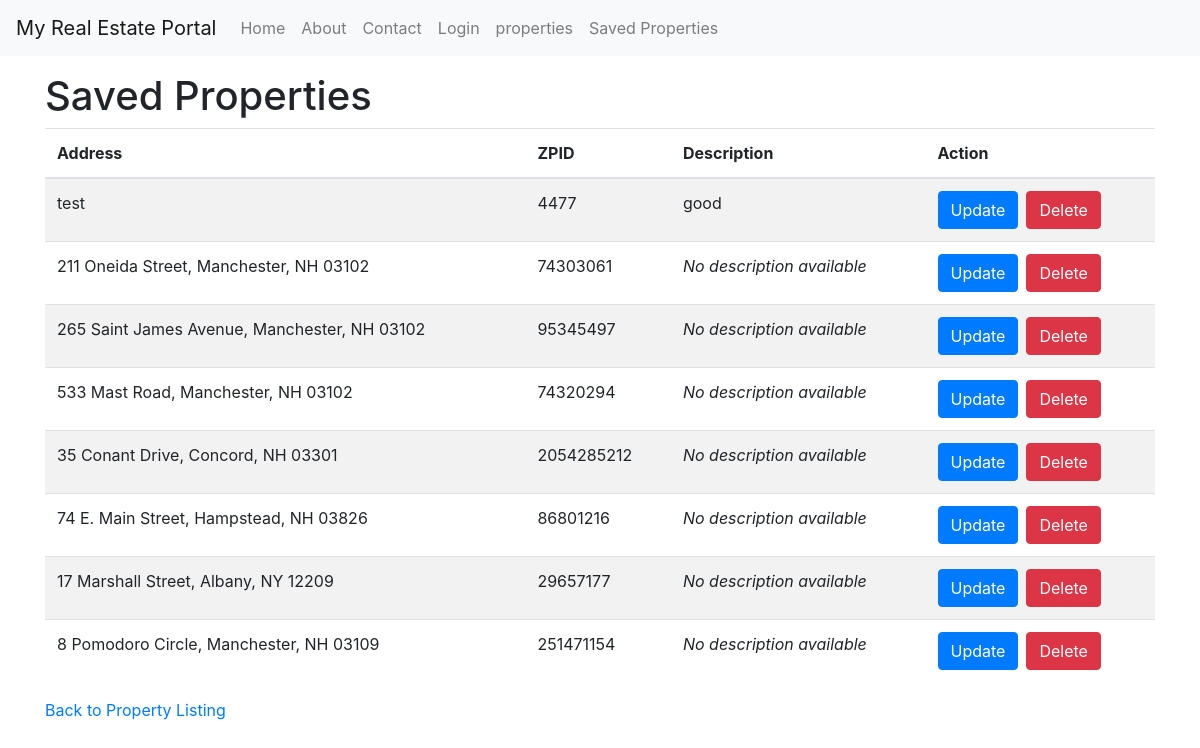
The page /saved-properties/ on the database as committed earlier.
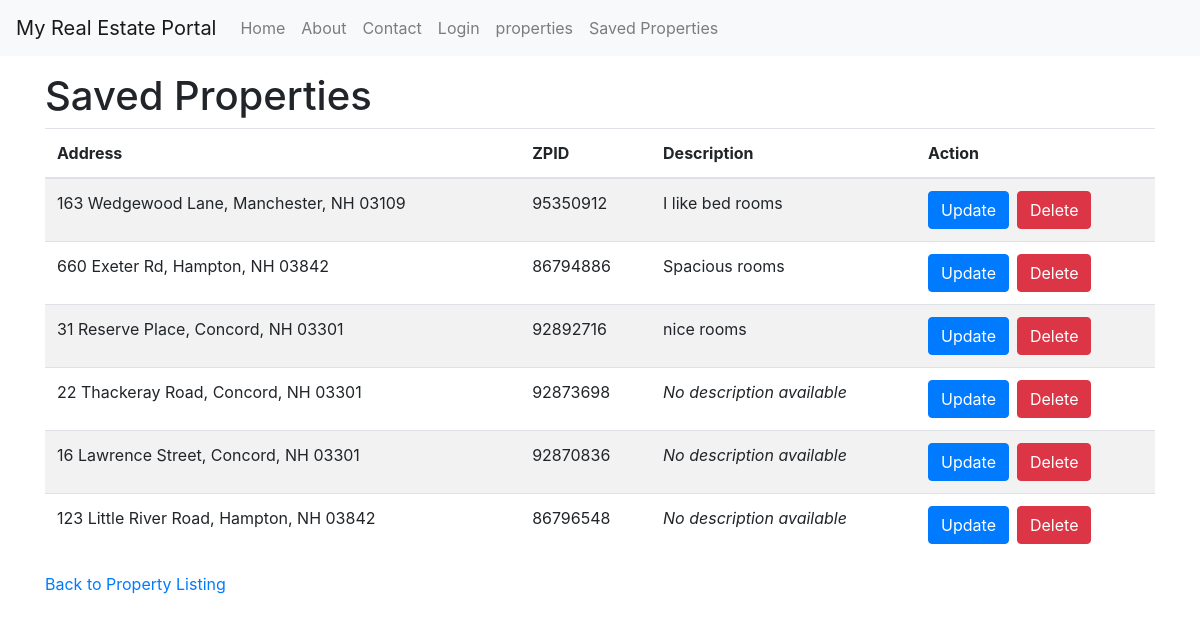
The same page on the database as committed later.
### properties/models.py (models this page shows, shortened)
class Property(models.Model):
    zpid = models.CharField(max_length=255, unique=True, null=False)
    address = models.CharField(max_length=255)
    description = models.TextField(default="")  # Default value added

### properties/views.py (the view)
# urls.py: path('saved-properties/', saved_properties, name='saved-properties'),
def saved_properties(request):
    saved_properties = Property.objects.all()
    return render(request, 'properties/saved_properties.html', {'saved_properties': saved_properties})

### properties/templates/properties/saved_properties.html (shortened to what this page needs)
{% extends 'base.html' %}
{% block content %}
<h1>Saved Properties</h1>
{% if saved_properties %}
    <table class="table table-striped">
        <thead>
            <tr>
                <th>Address</th>
                <th>ZPID</th>
                <th>Description</th>
                <th>Action</th>
            </tr>
        </thead>
        <tbody>
            {% for property in saved_properties %}
            <tr>
                <td>{{ property.address }}</td>
                <td>{{ property.zpid }}</td>
                <td>
                    {% if property.description %}
                        {{ property.description }}
                    {% else %}
                        <em>No description available</em>
                    {% endif %}
                </td>
                <td>
                    <div class="d-flex">
                        <form method="post" action="{% url 'update_description' property.id %}" class="mr-2">
                            <button type="submit" class="btn btn-primary">Update</button>
                        </form>
                        <button type="button" class="btn btn-danger" onclick="confirmDelete('{{ property.address }}', {{ property.id }})">Delete</button>
                    </div>
                </td>
            </tr>
            {% endfor %}
        </tbody>
    </table>
{% else %}
    <p>No properties saved yet.</p>
{% endif %}
<a href="{% url 'property_listing' %}">Back to Property Listing</a>
{% endblock %}

### templates/base.html (shortened to what this page needs)
<!DOCTYPE html>
<html lang="en">
<head>
    <link rel="stylesheet" href="https://maxcdn.bootstrapcdn.com/bootstrap/4.5.2/css/bootstrap.min.css">
</head>
<body >
    <nav class="navbar navbar-expand-lg navbar-light bg-light">
        <a class="navbar-brand" href="#">My Real Estate Portal</a>
        <div class="collapse navbar-collapse" id="navbarNav">
            <ul class="navbar-nav">
                <li class="nav-item">
                    <a class="nav-link" href="{% url 'homepage' %}">Home</a>
                </li>
                <li class="nav-item">
                    <a class="nav-link" href="{% url 'about' %}">About</a>
                </li>
                <li class="nav-item">
                    <a class="nav-link" href="{% url 'contact-us' %}">Contact</a>
                </li>
                <li class="nav-item">
                    {% if request.user.is_authenticated %}
                        <a class="nav-link" href="{% url 'user_logout' %}">Logout</a>
                    {% else %}
                        <a class="nav-link" href="{% url 'user_login' %}">Login</a>
                    {% endif %}
                </li>
                <li class="nav-item">
                    <a class="nav-link" href="{% url 'property_listing' %}">properties</a>
                </li>
                <li class="nav-item">
                   <a class= "nav-link" href="{% url 'saved-properties'%}">Saved Properties</a>
                </li>
            </ul>
        </div>
    </nav>
    <div class="container">
        {% block content %}{% endblock %}
    </div>
</body>
</html>

Rows that differ between the two databases and show on the page:
removed Property: address "test", zpid "4477", description "good"
removed Property: address "211 Oneida Street, Manchester, NH 03102", zpid "74303061", description "No description available"
removed Property: address "265 Saint James Avenue, Manchester, NH 03102", zpid "95345497", description "No description available"
removed Property: address "533 Mast Road, Manchester, NH 03102", zpid "74320294", description "No description available"
removed Property: address "35 Conant Drive, Concord, NH 03301", zpid "2054285212", description "No description available"
removed Property: address "74 E. Main Street, Hampstead, NH 03826", zpid "86801216", description "No description available"
removed Property: address "17 Marshall Street, Albany, NY 12209", zpid "29657177", description "No description available"
removed Property: address "8 Pomodoro Circle, Manchester, NH 03109", zpid "251471154", description "No description available"
added Property: address "163 Wedgewood Lane, Manchester, NH 03109", zpid "95350912", description "I like bed rooms"
added Property: address "660 Exeter Rd, Hampton, NH 03842", zpid "86794886", description "Spacious rooms"
added Property: address "31 Reserve Place, Concord, NH 03301", zpid "92892716", description "nice rooms"
added Property: address "22 Thackeray Road, Concord, NH 03301", zpid "92873698", description "No description available"
added Property: address "16 Lawrence Street, Concord, NH 03301", zpid "92870836", description "No description available"
added Property: address "123 Little River Road, Hampton, NH 03842", zpid "86796548", description "No description available"
